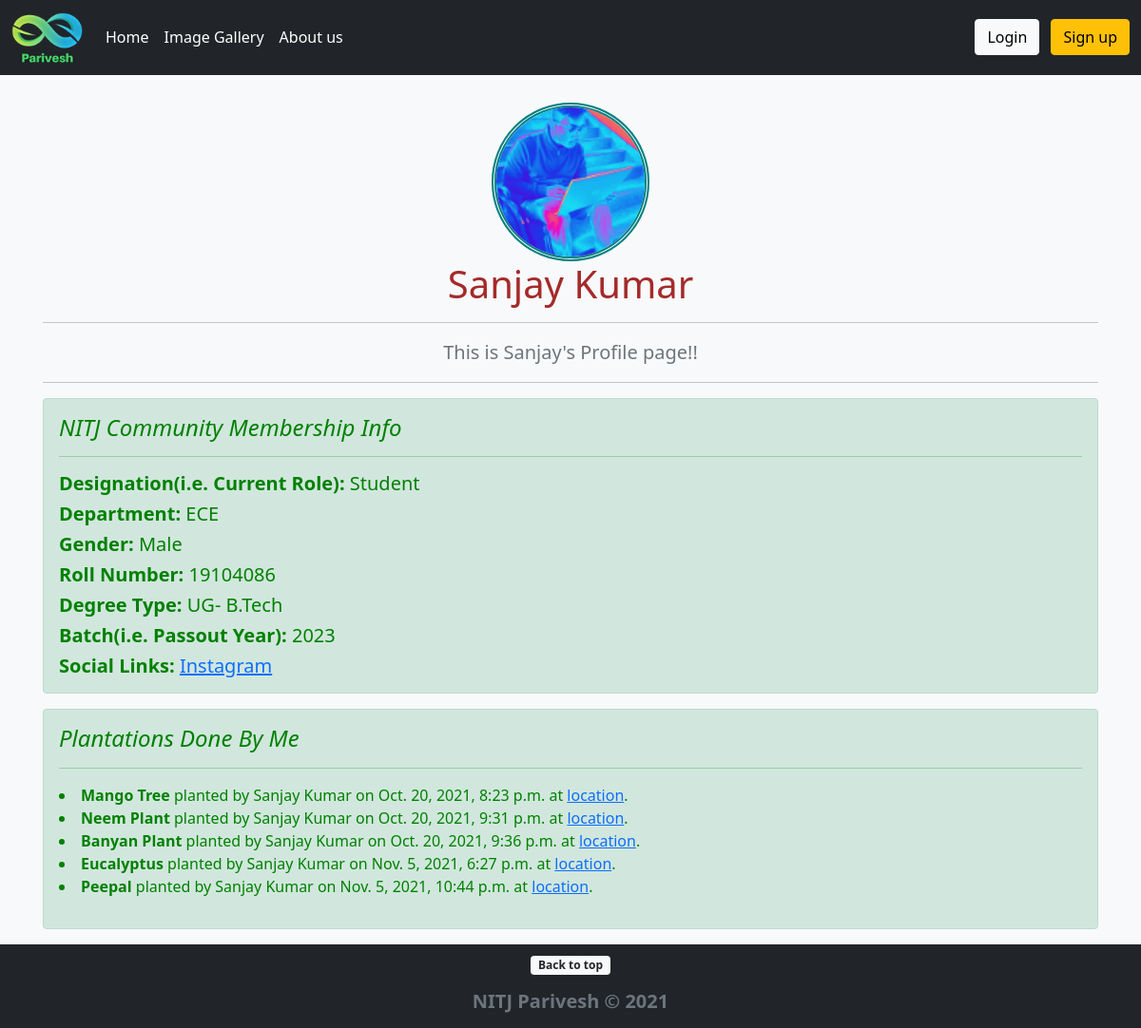
Page /Members/3/profile on the committed database.
### PariveshApp/models.py (models this page shows, shortened)
class Profile(models.Model):
    user = models.OneToOneField(User, null=True, on_delete=models.CASCADE)
    bio = models.TextField()
    profile_pic = models.ImageField(default='default_profile_pic.jpg', upload_to="profile_pics")
    designation = models.CharField(max_length=255)
    department = models.CharField(max_length=255)
    gender = models.CharField(max_length=255)
    roll_no = models.CharField(max_length=255,null=True,blank=True)
    degree_type = models.CharField(max_length=255,null=True,blank=True)
    batch = models.CharField(max_length=255,null=True,blank=True)
    website_url = models.URLField(null=True, blank=True)
    facebook_url = models.URLField(null=True, blank=True)
    instagram_url = models.URLField(null=True, blank=True)
    linkedin_url = models.URLField(null=True, blank=True)
    twitter_url = models.URLField(null=True, blank=True)

class Plantation(models.Model):
    plant_name = models.CharField(max_length=255)
    plant_loc = models.URLField()
    plant_pic = models.ImageField(default='default_plant_pic.jpg', upload_to='plant_pics')
    date_time = models.DateTimeField(default=timezone.now)
    planter  = models.ForeignKey(User, on_delete=CASCADE)
    remarks = models.TextField()

### Members/views.py (the view)
# urls.py: path('<int:pk>/profile',ShowProfilePageView.as_view(), name="show-profile-page"),
class ShowProfilePageView(DetailView):
    model = Profile
    template_name = 'registration/user_profile.html'
    def get_context_data(self, *args, **kwargs):
        context = super(ShowProfilePageView, self).get_context_data(*args, **kwargs)
        page_user = get_object_or_404(Profile, id=self.kwargs['pk'])
        context["page_user"] = page_user
        context["user_plants"] = Plantation.objects.filter(planter = page_user.user)
        return context

### Members/templates/registration/user_profile.html (shortened to what this page needs)
{% extends 'base.html' %}
{% load static %}
{% block content %}
<div class="container">
  <img class="mt-5 text-center" src="{{ page_user.profile_pic.url }}" style=" border: 5px double teal;border-radius:50%;display:block;width:15%;margin-left:auto;margin-right:auto;margin-top: 10px;"></img>
  <h1 class="text-center" style="color: brown;">{{ page_user.user.first_name }} {{ page_user.user.last_name }}</h1>
  <hr/>
      <p class="lead text-muted text-center">{{ page_user.bio }}</p>
  <hr/>
    <div class="alert alert-success" style="color: green;" role="alert">
      <h4 class="alert-heading"><i>NITJ Community Membership Info</i></h4>
      <hr>
      <h5 class="card-text"><b>Designation(i.e. Current Role):</b> {{ page_user.designation }}</h5>
      <h5 class="card-text"><b>Department:</b> {{ page_user.department }}</h5>
      <h5 class="card-text"><b>Gender:</b> {{ page_user.gender }}</h5>
      {% if page_user.roll_no %}
      <h5 class="card-text"><b>Roll Number:</b> {{ page_user.roll_no }}</h5>
      {% endif %}
      {% if page_user.degree_type %}
      <h5 class="card-text"><b>Degree Type:</b> {{ page_user.degree_type }}</h5>
      {% endif %}
      {% if page_user.batch %}
      <h5 class="card-text"><b>Batch(i.e. Passout Year):</b> {{ page_user.batch }}</h5>
      {% endif %}
      <h5 class="card-text"> <b>Social Links:</b>
          {% if page_user.instagram_url %}
            <a href="{{ page_user.instagram_url }}">Instagram</a> &ThickSpace;
          {% endif %}
      </h5>
    </div>
  {% if user_plants %}
  <div class="alert alert-success" style="color: green;" role="alert">
    <h4 class="alert-heading"><i>Plantations Done By Me</i></h4>
    <hr>
    <p>
        {% for plant in user_plants %}
        <li>
            <strong>{{ plant.plant_name }}</strong> planted by {{ plant.planter.first_name }} {{ plant.planter.last_name }} on {{ plant.date_time }} at <a href="{{ plant.plant_loc }}">location</a>.
        </li>
        {% endfor %}
    </p>
  {% endif %}
  </div>
</div>
{% endblock %}

### PariveshApp/static/css/sticky-footer-navbar.css (style rules this page uses)
main > .container { padding: 60px 15px 0; }

### rows in the picture
Profile: profile_pic (picture), user.first_name "Sanjay", user.last_name "Kumar", bio "This is Sanjay's Profile page!!", designation "Student", department "ECE", gender "Male", roll_no "19104086", degree_type "UG- B.Tech", batch "2023"
Plantation: plant_name "Mango Tree", planter.first_name "Sanjay", planter.last_name "Kumar", date_time "Oct. 20, 2021, 8:23 p.m."
Plantation: plant_name "Neem Plant", planter.first_name "Sanjay", planter.last_name "Kumar", date_time "Oct. 20, 2021, 9:31 p.m."
Plantation: plant_name "Banyan Plant", planter.first_name "Sanjay", planter.last_name "Kumar", date_time "Oct. 20, 2021, 9:36 p.m."
Plantation: plant_name "Eucalyptus", planter.first_name "Sanjay", planter.last_name "Kumar", date_time "Nov. 5, 2021, 6:27 p.m."
Plantation: plant_name "Peepal", planter.first_name "Sanjay", planter.last_name "Kumar", date_time "Nov. 5, 2021, 10:44 p.m."
